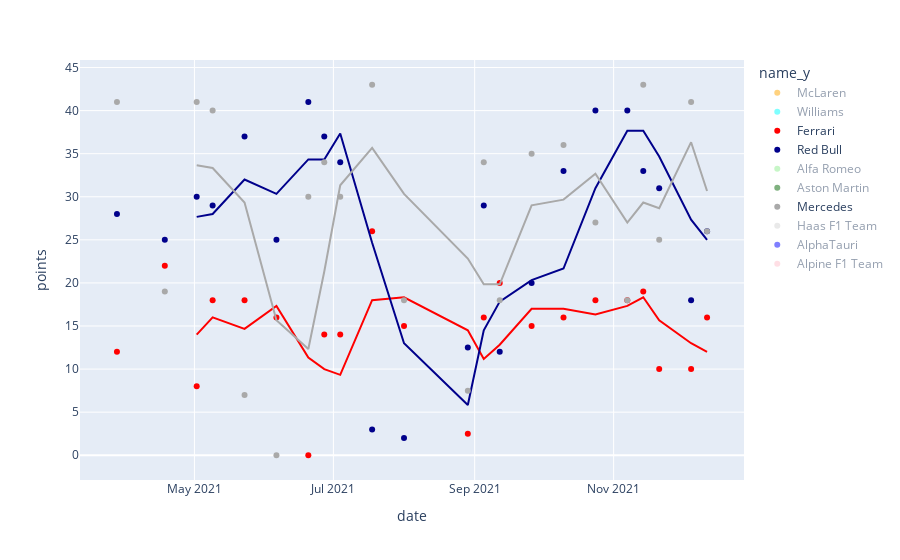

The notebook cell this image was saved under:
### Code cell
scatter = px.scatter(
    data_frame = year_2020_races, 
    x = "date", 
    y = "points", 
    color = "name_y", 
    color_discrete_map = {"McLaren": "orange", 
                          "Williams": "cyan", 
                          "Renault": "yellow", 
                          "Ferrari": "red", 
                          "Red Bull": "darkblue",
                          "Alfa Romeo": "lightgreen",
                          "Mercedes": "darkgrey",
                          "Haas F1 Team": "lightgrey",
                          "Racing Point": "pink",
                          "AlphaTauri": "blue",
                          "Alpine F1 Team": "pink",
                          "Aston Martin": "darkgreen"},
    trendline = "rolling",
    trendline_options=dict(window=3))
pio.show(scatter)

### Figure 1 — Plotly figure (JSON) as saved in the notebook; plotly's stock layout.template omitted (floating-point values rounded to 4 significant figures)
{"data": [{"hovertemplate": "name_y=McLaren<br>date=%{x}<br>points=%{y}<extra></extra>", "legendgroup": "McLaren", "marker": {"color": "orange", "symbol": "circle"}, "mode": "markers", "name": "McLaren", "orientation": "v", "showlegend": true, "x": ["2021-03-28T00:00:00", "2021-04-18T00:00:00", "2021-05-02T00:00:00", "2021-05-09T00:00:00", "2021-05-23T00:00:00", "2021-06-06T00:00:00", "2021-06-20T00:00:00", "2021-06-27T00:00:00", "2021-07-04T00:00:00", "2021-07-18T00:00:00", "2021-08-01T00:00:00", "2021-08-29T00:00:00", "2021-09-05T00:00:00", "2021-09-12T00:00:00", "2021-09-26T00:00:00", "2021-10-10T00:00:00", "2021-10-24T00:00:00", "2021-11-07T00:00:00", "2021-11-14T00:00:00", "2021-11-21T00:00:00", "2021-12-05T00:00:00", "2021-12-12T00:00:00"], "xaxis": "x", "y": [18, 23, 12, 12, 15, 12, 18, 10, 21, 22, 0, 6, 1, 45, 19, 6, 14, 1, 1, 2, 11, 6], "yaxis": "y", "type": "scatter", "visible": "legendonly"}, {"hovertemplate": "<b>Rolling mean trendline</b><br><br>name_y=McLaren<br>date=%{x}<br>points=%{y} <b>(trend)</b><extra></extra>", "legendgroup": "McLaren", "marker": {"color": "orange", "symbol": "circle"}, "mode": "lines", "name": "McLaren", "showlegend": false, "x": ["2021-03-28T00:00:00", "2021-04-18T00:00:00", "2021-05-02T00:00:00", "2021-05-09T00:00:00", "2021-05-23T00:00:00", "2021-06-06T00:00:00", "2021-06-20T00:00:00", "2021-06-27T00:00:00", "2021-07-04T00:00:00", "2021-07-18T00:00:00", "2021-08-01T00:00:00", "2021-08-29T00:00:00", "2021-09-05T00:00:00", "2021-09-12T00:00:00", "2021-09-26T00:00:00", "2021-10-10T00:00:00", "2021-10-24T00:00:00", "2021-11-07T00:00:00", "2021-11-14T00:00:00", "2021-11-21T00:00:00", "2021-12-05T00:00:00", "2021-12-12T00:00:00"], "xaxis": "x", "y": [null, null, 17.67, 15.67, 13, 13, 15, 13.33, 16.33, 17.67, 14.33, 9.333, 2.333, 17.33, 21.67, 23.33, 13, 7, 5.333, 1.333, 4.667, 6.333], "yaxis": "y", "type": "scatter", "visible": "legendonly"}, {"hovertemplate": "name_y=Williams<br>date=%{x}<br>points=%{y}<extra></extra>", "legendgroup": "Williams", "marker": {"color": "cyan", "symbol": "circle"}, "mode": "markers", "name": "Williams", "orientation": "v", "showlegend": true, "x": ["2021-03-28T00:00:00", "2021-04-18T00:00:00", "2021-05-02T00:00:00", "2021-05-09T00:00:00", "2021-05-23T00:00:00", "2021-06-06T00:00:00", "2021-06-20T00:00:00", "2021-06-27T00:00:00", "2021-07-04T00:00:00", "2021-07-18T00:00:00", "2021-08-01T00:00:00", "2021-08-29T00:00:00", "2021-09-05T00:00:00", "2021-09-12T00:00:00", "2021-09-26T00:00:00", "2021-10-10T00:00:00", "2021-10-24T00:00:00", "2021-11-07T00:00:00", "2021-11-14T00:00:00", "2021-11-21T00:00:00", "2021-12-05T00:00:00", "2021-12-12T00:00:00"], "xaxis": "x", "y": [0, 0, 0, 0, 0, 0, 0, 0, 0, 0, 10, 10, 0, 2, 1, 0, 0, 0, 0, 0, 0, 0], "yaxis": "y", "type": "scatter", "visible": "legendonly"}, {"hovertemplate": "<b>Rolling mean trendline</b><br><br>name_y=Williams<br>date=%{x}<br>points=%{y} <b>(trend)</b><extra></extra>", "legendgroup": "Williams", "marker": {"color": "cyan", "symbol": "circle"}, "mode": "lines", "name": "Williams", "showlegend": false, "x": ["2021-03-28T00:00:00", "2021-04-18T00:00:00", "2021-05-02T00:00:00", "2021-05-09T00:00:00", "2021-05-23T00:00:00", "2021-06-06T00:00:00", "2021-06-20T00:00:00", "2021-06-27T00:00:00", "2021-07-04T00:00:00", "2021-07-18T00:00:00", "2021-08-01T00:00:00", "2021-08-29T00:00:00", "2021-09-05T00:00:00", "2021-09-12T00:00:00", "2021-09-26T00:00:00", "2021-10-10T00:00:00", "2021-10-24T00:00:00", "2021-11-07T00:00:00", "2021-11-14T00:00:00", "2021-11-21T00:00:00", "2021-12-05T00:00:00", "2021-12-12T00:00:00"], "xaxis": "x", "y": [null, null, 0, 0, 0, 0, 0, 0, 0, 0, 3.333, 6.667, 6.667, 4, 1, 1, 0.3333, 0, 0, 0, 0, 0], "yaxis": "y", "type": "scatter", "visible": "legendonly"}, {"hovertemplate": "name_y=Ferrari<br>date=%{x}<br>points=%{y}<extra></extra>", "legendgroup": "Ferrari", "marker": {"color": "red", "symbol": "circle"}, "mode": "markers", "name": "Ferrari", "orientation": "v", "showlegend": true, "x": ["2021-03-28T00:00:00", "2021-04-18T00:00:00", "2021-05-02T00:00:00", "2021-05-09T00:00:00", "2021-05-23T00:00:00", "2021-06-06T00:00:00", "2021-06-20T00:00:00", "2021-06-27T00:00:00", "2021-07-04T00:00:00", "2021-07-18T00:00:00", "2021-08-01T00:00:00", "2021-08-29T00:00:00", "2021-09-05T00:00:00", "2021-09-12T00:00:00", "2021-09-26T00:00:00", "2021-10-10T00:00:00", "2021-10-24T00:00:00", "2021-11-07T00:00:00", "2021-11-14T00:00:00", "2021-11-21T00:00:00", "2021-12-05T00:00:00", "2021-12-12T00:00:00"], "xaxis": "x", "y": [12, 22, 8, 18, 18, 16, 0, 14, 14, 26, 15, 2.5, 16, 20, 15, 16, 18, 18, 19, 10, 10, 16], "yaxis": "y", "type": "scatter"}, {"hovertemplate": "<b>Rolling mean trendline</b><br><br>name_y=Ferrari<br>date=%{x}<br>points=%{y} <b>(trend)</b><extra></extra>", "legendgroup": "Ferrari", "marker": {"color": "red", "symbol": "circle"}, "mode": "lines", "name": "Ferrari", "showlegend": false, "x": ["2021-03-28T00:00:00", "2021-04-18T00:00:00", "2021-05-02T00:00:00", "2021-05-09T00:00:00", "2021-05-23T00:00:00", "2021-06-06T00:00:00", "2021-06-20T00:00:00", "2021-06-27T00:00:00", "2021-07-04T00:00:00", "2021-07-18T00:00:00", "2021-08-01T00:00:00", "2021-08-29T00:00:00", "2021-09-05T00:00:00", "2021-09-12T00:00:00", "2021-09-26T00:00:00", "2021-10-10T00:00:00", "2021-10-24T00:00:00", "2021-11-07T00:00:00", "2021-11-14T00:00:00", "2021-11-21T00:00:00", "2021-12-05T00:00:00", "2021-12-12T00:00:00"], "xaxis": "x", "y": [null, null, 14, 16, 14.67, 17.33, 11.33, 10, 9.333, 18, 18.33, 14.5, 11.17, 12.83, 17, 17, 16.33, 17.33, 18.33, 15.67, 13, 12], "yaxis": "y", "type": "scatter"}, {"hovertemplate": "name_y=Red Bull<br>date=%{x}<br>points=%{y}<extra></extra>", "legendgroup": "Red Bull", "marker": {"color": "darkblue", "symbol": "circle"}, "mode": "markers", "name": "Red Bull", "orientation": "v", "showlegend": true, "x": ["2021-03-28T00:00:00", "2021-04-18T00:00:00", "2021-05-02T00:00:00", "2021-05-09T00:00:00", "2021-05-23T00:00:00", "2021-06-06T00:00:00", "2021-06-20T00:00:00", "2021-06-27T00:00:00", "2021-07-04T00:00:00", "2021-07-18T00:00:00", "2021-08-01T00:00:00", "2021-08-29T00:00:00", "2021-09-05T00:00:00", "2021-09-12T00:00:00", "2021-09-26T00:00:00", "2021-10-10T00:00:00", "2021-10-24T00:00:00", "2021-11-07T00:00:00", "2021-11-14T00:00:00", "2021-11-21T00:00:00", "2021-12-05T00:00:00", "2021-12-12T00:00:00"], "xaxis": "x", "y": [28, 25, 30, 29, 37, 25, 41, 37, 34, 3, 2, 12.5, 29, 12, 20, 33, 40, 40, 33, 31, 18, 26], "yaxis": "y", "type": "scatter"}, {"hovertemplate": "<b>Rolling mean trendline</b><br><br>name_y=Red Bull<br>date=%{x}<br>points=%{y} <b>(trend)</b><extra></extra>", "legendgroup": "Red Bull", "marker": {"color": "darkblue", "symbol": "circle"}, "mode": "lines", "name": "Red Bull", "showlegend": false, "x": ["2021-03-28T00:00:00", "2021-04-18T00:00:00", "2021-05-02T00:00:00", "2021-05-09T00:00:00", "2021-05-23T00:00:00", "2021-06-06T00:00:00", "2021-06-20T00:00:00", "2021-06-27T00:00:00", "2021-07-04T00:00:00", "2021-07-18T00:00:00", "2021-08-01T00:00:00", "2021-08-29T00:00:00", "2021-09-05T00:00:00", "2021-09-12T00:00:00", "2021-09-26T00:00:00", "2021-10-10T00:00:00", "2021-10-24T00:00:00", "2021-11-07T00:00:00", "2021-11-14T00:00:00", "2021-11-21T00:00:00", "2021-12-05T00:00:00", "2021-12-12T00:00:00"], "xaxis": "x", "y": [null, null, 27.67, 28, 32, 30.33, 34.33, 34.33, 37.33, 24.67, 13, 5.833, 14.5, 17.83, 20.33, 21.67, 31, 37.67, 37.67, 34.67, 27.33, 25], "yaxis": "y", "type": "scatter"}, {"hovertemplate": "name_y=Alfa Romeo<br>date=%{x}<br>points=%{y}<extra></extra>", "legendgroup": "Alfa Romeo", "marker": {"color": "lightgreen", "symbol": "circle"}, "mode": "markers", "name": "Alfa Romeo", "orientation": "v", "showlegend": true, "x": ["2021-03-28T00:00:00", "2021-04-18T00:00:00", "2021-05-02T00:00:00", "2021-05-09T00:00:00", "2021-05-23T00:00:00", "2021-06-06T00:00:00", "2021-06-20T00:00:00", "2021-06-27T00:00:00", "2021-07-04T00:00:00", "2021-07-18T00:00:00", "2021-08-01T00:00:00", "2021-08-29T00:00:00", "2021-09-05T00:00:00", "2021-09-12T00:00:00", "2021-09-26T00:00:00", "2021-10-10T00:00:00", "2021-10-24T00:00:00", "2021-11-07T00:00:00", "2021-11-14T00:00:00", "2021-11-21T00:00:00", "2021-12-05T00:00:00", "2021-12-12T00:00:00"], "xaxis": "x", "y": [0, 0, 0, 0, 1, 1, 0, 0, 0, 0, 1, 0, 0, 0, 4, 0, 0, 4, 0, 0, 2, 0], "yaxis": "y", "type": "scatter", "visible": "legendonly"}, {"hovertemplate": "<b>Rolling mean trendline</b><br><br>name_y=Alfa Romeo<br>date=%{x}<br>points=%{y} <b>(trend)</b><extra></extra>", "legendgroup": "Alfa Romeo", "marker": {"color": "lightgreen", "symbol": "circle"}, "mode": "lines", "name": "Alfa Romeo", "showlegend": false, "x": ["2021-03-28T00:00:00", "2021-04-18T00:00:00", "2021-05-02T00:00:00", "2021-05-09T00:00:00", "2021-05-23T00:00:00", "2021-06-06T00:00:00", "2021-06-20T00:00:00", "2021-06-27T00:00:00", "2021-07-04T00:00:00", "2021-07-18T00:00:00", "2021-08-01T00:00:00", "2021-08-29T00:00:00", "2021-09-05T00:00:00", "2021-09-12T00:00:00", "2021-09-26T00:00:00", "2021-10-10T00:00:00", "2021-10-24T00:00:00", "2021-11-07T00:00:00", "2021-11-14T00:00:00", "2021-11-21T00:00:00", "2021-12-05T00:00:00", "2021-12-12T00:00:00"], "xaxis": "x", "y": [null, null, 0, 0, 0.3333, 0.6667, 0.6667, 0.3333, 0, 0, 0.3333, 0.3333, 0.3333, 0, 1.333, 1.333, 1.333, 1.333, 1.333, 1.333, 0.6667, 0.6667], "yaxis": "y", "type": "scatter", "visible": "legendonly"}, {"hovertemplate": "name_y=Aston Martin<br>date=%{x}<br>points=%{y}<extra></extra>", "legendgroup": "Aston Martin", "marker": {"color": "darkgreen", "symbol": "circle"}, "mode": "markers", "name": "Aston Martin", "orientation": "v", "showlegend": true, "x": ["2021-03-28T00:00:00", "2021-04-18T00:00:00", "2021-05-02T00:00:00", "2021-05-09T00:00:00", "2021-05-23T00:00:00", "2021-06-06T00:00:00", "2021-06-20T00:00:00", "2021-06-27T00:00:00", "2021-07-04T00:00:00", "2021-07-18T00:00:00", "2021-08-01T00:00:00", "2021-08-29T00:00:00", "2021-09-05T00:00:00", "2021-09-12T00:00:00", "2021-09-26T00:00:00", "2021-10-10T00:00:00", "2021-10-24T00:00:00", "2021-11-07T00:00:00", "2021-11-14T00:00:00", "2021-11-21T00:00:00", "2021-12-05T00:00:00", "2021-12-12T00:00:00"], "xaxis": "x", "y": [1, 4, 0, 0, 14, 18, 3, 4, 0, 4, 0, 5, 0, 6, 0, 2, 1, 6, 0, 9, 0, 0], "yaxis": "y", "type": "scatter", "visible": "legendonly"}, {"hovertemplate": "<b>Rolling mean trendline</b><br><br>name_y=Aston Martin<br>date=%{x}<br>points=%{y} <b>(trend)</b><extra></extra>", "legendgroup": "Aston Martin", "marker": {"color": "darkgreen", "symbol": "circle"}, "mode": "lines", "name": "Aston Martin", "showlegend": false, "x": ["2021-03-28T00:00:00", "2021-04-18T00:00:00", "2021-05-02T00:00:00", "2021-05-09T00:00:00", "2021-05-23T00:00:00", "2021-06-06T00:00:00", "2021-06-20T00:00:00", "2021-06-27T00:00:00", "2021-07-04T00:00:00", "2021-07-18T00:00:00", "2021-08-01T00:00:00", "2021-08-29T00:00:00", "2021-09-05T00:00:00", "2021-09-12T00:00:00", "2021-09-26T00:00:00", "2021-10-10T00:00:00", "2021-10-24T00:00:00", "2021-11-07T00:00:00", "2021-11-14T00:00:00", "2021-11-21T00:00:00", "2021-12-05T00:00:00", "2021-12-12T00:00:00"], "xaxis": "x", "y": [null, null, 1.667, 1.333, 4.667, 10.67, 11.67, 8.333, 2.333, 2.667, 1.333, 3, 1.667, 3.667, 2, 2.667, 1, 3, 2.333, 5, 3, 3], "yaxis": "y", "type": "scatter", "visible": "legendonly"}, {"hovertemplate": "name_y=Mercedes<br>date=%{x}<br>points=%{y}<extra></extra>", "legendgroup": "Mercedes", "marker": {"color": "darkgrey", "symbol": "circle"}, "mode": "markers", "name": "Mercedes", "orientation": "v", "showlegend": true, "x": ["2021-03-28T00:00:00", "2021-04-18T00:00:00", "2021-05-02T00:00:00", "2021-05-09T00:00:00", "2021-05-23T00:00:00", "2021-06-06T00:00:00", "2021-06-20T00:00:00", "2021-06-27T00:00:00", "2021-07-04T00:00:00", "2021-07-18T00:00:00", "2021-08-01T00:00:00", "2021-08-29T00:00:00", "2021-09-05T00:00:00", "2021-09-12T00:00:00", "2021-09-26T00:00:00", "2021-10-10T00:00:00", "2021-10-24T00:00:00", "2021-11-07T00:00:00", "2021-11-14T00:00:00", "2021-11-21T00:00:00", "2021-12-05T00:00:00", "2021-12-12T00:00:00"], "xaxis": "x", "y": [41, 19, 41, 40, 7, 0, 30, 34, 30, 43, 18, 7.5, 34, 18, 35, 36, 27, 18, 43, 25, 41, 26], "yaxis": "y", "type": "scatter", "visible": true}, {"hovertemplate": "<b>Rolling mean trendline</b><br><br>name_y=Mercedes<br>date=%{x}<br>points=%{y} <b>(trend)</b><extra></extra>", "legendgroup": "Mercedes", "marker": {"color": "darkgrey", "symbol": "circle"}, "mode": "lines", "name": "Mercedes", "showlegend": false, "x": ["2021-03-28T00:00:00", "2021-04-18T00:00:00", "2021-05-02T00:00:00", "2021-05-09T00:00:00", "2021-05-23T00:00:00", "2021-06-06T00:00:00", "2021-06-20T00:00:00", "2021-06-27T00:00:00", "2021-07-04T00:00:00", "2021-07-18T00:00:00", "2021-08-01T00:00:00", "2021-08-29T00:00:00", "2021-09-05T00:00:00", "2021-09-12T00:00:00", "2021-09-26T00:00:00", "2021-10-10T00:00:00", "2021-10-24T00:00:00", "2021-11-07T00:00:00", "2021-11-14T00:00:00", "2021-11-21T00:00:00", "2021-12-05T00:00:00", "2021-12-12T00:00:00"], "xaxis": "x", "y": [null, null, 33.67, 33.33, 29.33, 15.67, 12.33, 21.33, 31.33, 35.67, 30.33, 22.83, 19.83, 19.83, 29, 29.67, 32.67, 27, 29.33, 28.67, 36.33, 30.67], "yaxis": "y", "type": "scatter", "visible": true}, {"hovertemplate": "name_y=Haas F1 Team<br>date=%{x}<br>points=%{y}<extra></extra>", "legendgroup": "Haas F1 Team", "marker": {"color": "lightgrey", "symbol": "circle"}, "mode": "markers", "name": "Haas F1 Team", "orientation": "v", "showlegend": true, "x": ["2021-03-28T00:00:00", "2021-04-18T00:00:00", "2021-05-02T00:00:00", "2021-05-09T00:00:00", "2021-05-23T00:00:00", "2021-06-06T00:00:00", "2021-06-20T00:00:00", "2021-06-27T00:00:00", "2021-07-04T00:00:00", "2021-07-18T00:00:00", "2021-08-01T00:00:00", "2021-08-29T00:00:00", "2021-09-05T00:00:00", "2021-09-12T00:00:00", "2021-09-26T00:00:00", "2021-10-10T00:00:00", "2021-10-24T00:00:00", "2021-11-07T00:00:00", "2021-11-14T00:00:00", "2021-11-21T00:00:00", "2021-12-05T00:00:00", "2021-12-12T00:00:00"], "xaxis": "x", "y": [0, 0, 0, 0, 0, 0, 0, 0, 0, 0, 0, 0, 0, 0, 0, 0, 0, 0, 0, 0, 0, 0], "yaxis": "y", "type": "scatter", "visible": "legendonly"}, {"hovertemplate": "<b>Rolling mean trendline</b><br><br>name_y=Haas F1 Team<br>date=%{x}<br>points=%{y} <b>(trend)</b><extra></extra>", "legendgroup": "Haas F1 Team", "marker": {"color": "lightgrey", "symbol": "circle"}, "mode": "lines", "name": "Haas F1 Team", "showlegend": false, "x": ["2021-03-28T00:00:00", "2021-04-18T00:00:00", "2021-05-02T00:00:00", "2021-05-09T00:00:00", "2021-05-23T00:00:00", "2021-06-06T00:00:00", "2021-06-20T00:00:00", "2021-06-27T00:00:00", "2021-07-04T00:00:00", "2021-07-18T00:00:00", "2021-08-01T00:00:00", "2021-08-29T00:00:00", "2021-09-05T00:00:00", "2021-09-12T00:00:00", "2021-09-26T00:00:00", "2021-10-10T00:00:00", "2021-10-24T00:00:00", "2021-11-07T00:00:00", "2021-11-14T00:00:00", "2021-11-21T00:00:00", "2021-12-05T00:00:00", "2021-12-12T00:00:00"], "xaxis": "x", "y": [null, null, 0, 0, 0, 0, 0, 0, 0, 0, 0, 0, 0, 0, 0, 0, 0, 0, 0, 0, 0, 0], "yaxis": "y", "type": "scatter", "visible": "legendonly"}, {"hovertemplate": "name_y=AlphaTauri<br>date=%{x}<br>points=%{y}<extra></extra>", "legendgroup": "AlphaTauri", "marker": {"color": "blue", "symbol": "circle"}, "mode": "markers", "name": "AlphaTauri", "orientation": "v", "showlegend": true, "x": ["2021-03-28T00:00:00", "2021-04-18T00:00:00", "2021-05-02T00:00:00", "2021-05-09T00:00:00", "2021-05-23T00:00:00", "2021-06-06T00:00:00", "2021-06-20T00:00:00", "2021-06-27T00:00:00", "2021-07-04T00:00:00", "2021-07-18T00:00:00", "2021-08-01T00:00:00", "2021-08-29T00:00:00", "2021-09-05T00:00:00", "2021-09-12T00:00:00", "2021-09-26T00:00:00", "2021-10-10T00:00:00", "2021-10-24T00:00:00", "2021-11-07T00:00:00", "2021-11-14T00:00:00", "2021-11-21T00:00:00", "2021-12-05T00:00:00", "2021-12-12T00:00:00"], "xaxis": "x", "y": [2, 6, 1, 1, 8, 21, 6, 1, 2, 1, 19, 4, 12, 0, 0, 8, 2, 12, 6, 0, 8, 22], "yaxis": "y", "type": "scatter", "visible": "legendonly"}, {"hovertemplate": "<b>Rolling mean trendline</b><br><br>name_y=AlphaTauri<br>date=%{x}<br>points=%{y} <b>(trend)</b><extra></extra>", "legendgroup": "AlphaTauri", "marker": {"color": "blue", "symbol": "circle"}, "mode": "lines", "name": "AlphaTauri", "showlegend": false, "x": ["2021-03-28T00:00:00", "2021-04-18T00:00:00", "2021-05-02T00:00:00", "2021-05-09T00:00:00", "2021-05-23T00:00:00", "2021-06-06T00:00:00", "2021-06-20T00:00:00", "2021-06-27T00:00:00", "2021-07-04T00:00:00", "2021-07-18T00:00:00", "2021-08-01T00:00:00", "2021-08-29T00:00:00", "2021-09-05T00:00:00", "2021-09-12T00:00:00", "2021-09-26T00:00:00", "2021-10-10T00:00:00", "2021-10-24T00:00:00", "2021-11-07T00:00:00", "2021-11-14T00:00:00", "2021-11-21T00:00:00", "2021-12-05T00:00:00", "2021-12-12T00:00:00"], "xaxis": "x", "y": [null, null, 3, 2.667, 3.333, 10, 11.67, 9.333, 3, 1.333, 7.333, 8, 11.67, 5.333, 4, 2.667, 3.333, 7.333, 6.667, 6, 4.667, 10], "yaxis": "y", "type": "scatter", "visible": "legendonly"}, {"hovertemplate": "name_y=Alpine F1 Team<br>date=%{x}<br>points=%{y}<extra></extra>", "legendgroup": "Alpine F1 Team", "marker": {"color": "pink", "symbol": "circle"}, "mode": "markers", "name": "Alpine F1 Team", "orientation": "v", "showlegend": true, "x": ["2021-03-28T00:00:00", "2021-04-18T00:00:00", "2021-05-02T00:00:00", "2021-05-09T00:00:00", "2021-05-23T00:00:00", "2021-06-06T00:00:00", "2021-06-20T00:00:00", "2021-06-27T00:00:00", "2021-07-04T00:00:00", "2021-07-18T00:00:00", "2021-08-01T00:00:00", "2021-08-29T00:00:00", "2021-09-05T00:00:00", "2021-09-12T00:00:00", "2021-09-26T00:00:00", "2021-10-10T00:00:00", "2021-10-24T00:00:00", "2021-11-07T00:00:00", "2021-11-14T00:00:00", "2021-11-21T00:00:00", "2021-12-05T00:00:00", "2021-12-12T00:00:00"], "xaxis": "x", "y": [0, 3, 10, 2, 2, 8, 4, 2, 1, 8, 37, 3, 10, 5, 8, 1, 0, 2, 6, 25, 12, 6], "yaxis": "y", "type": "scatter", "visible": "legendonly"}, {"hovertemplate": "<b>Rolling mean trendline</b><br><br>name_y=Alpine F1 Team<br>date=%{x}<br>points=%{y} <b>(trend)</b><extra></extra>", "legendgroup": "Alpine F1 Team", "marker": {"color": "pink", "symbol": "circle"}, "mode": "lines", "name": "Alpine F1 Team", "showlegend": false, "x": ["2021-03-28T00:00:00", "2021-04-18T00:00:00", "2021-05-02T00:00:00", "2021-05-09T00:00:00", "2021-05-23T00:00:00", "2021-06-06T00:00:00", "2021-06-20T00:00:00", "2021-06-27T00:00:00", "2021-07-04T00:00:00", "2021-07-18T00:00:00", "2021-08-01T00:00:00", "2021-08-29T00:00:00", "2021-09-05T00:00:00", "2021-09-12T00:00:00", "2021-09-26T00:00:00", "2021-10-10T00:00:00", "2021-10-24T00:00:00", "2021-11-07T00:00:00", "2021-11-14T00:00:00", "2021-11-21T00:00:00", "2021-12-05T00:00:00", "2021-12-12T00:00:00"], "xaxis": "x", "y": [null, null, 4.333, 5, 4.667, 4, 4.667, 4.667, 2.333, 3.667, 15.33, 16, 16.67, 6, 7.667, 4.667, 3, 1, 2.667, 11, 14.33, 14.33], "yaxis": "y", "type": "scatter", "visible": "legendonly"}], "layout": {"xaxis": {"anchor": "y", "domain": [0, 1], "title": {"text": "date"}, "type": "date", "range": ["2021-03-12 15:31:37.9362", "2021-12-27 08:28:22.0638"], "autorange": true}, "yaxis": {"anchor": "x", "domain": [0, 1], "title": {"text": "points"}, "type": "linear", "range": [-3.049, 46.05], "autorange": true}, "legend": {"title": {"text": "name_y"}, "tracegroupgap": 0}, "margin": {"t": 60}, "autosize": true}}
